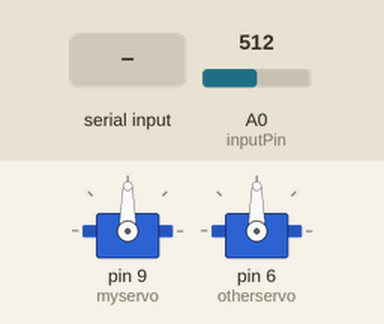
The sketch below on a simulated Arduino Uno, built with avr-gcc and run on an emulated ATmega328P. On the bench: 2 × servo. Inputs (shaded band) come from the test bench; at power-on: A0 (inputPin) = 512. What the sketch prints to the serial monitor is not drawn.

Above: at 1.2 s.
1.3 s: A0 (inputPin) set to 157
2.8 s: A0 (inputPin) set to 133
At 5.5 s:
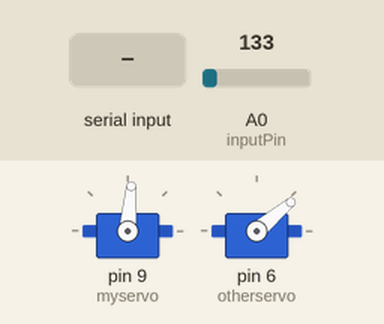
5.8 s: "30,150\n" received over Serial
At 7.1 s:
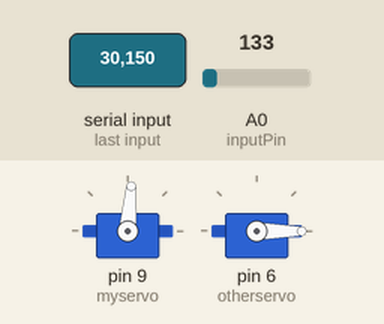
7.4 s: "1\n" received over Serial
At 7.9 s:
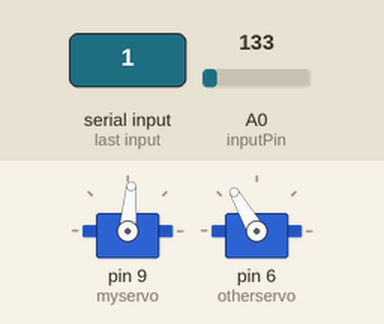
10.4 s: "90,45\n" received over Serial
At 11.9 s:
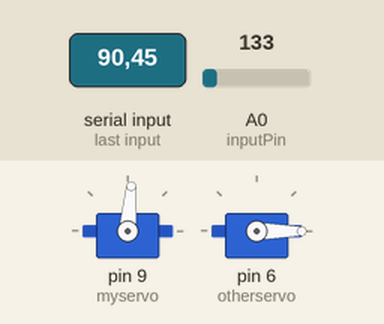
Timing chart, 0 to 12.9 s (numbered marks = the images above; inputs shaded):
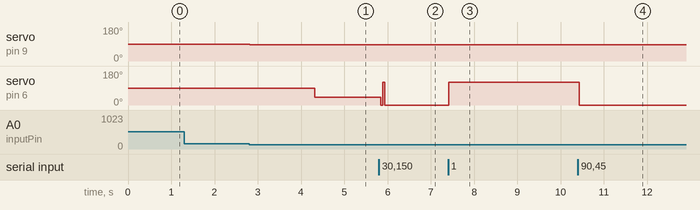

The sketch:

physical_telepresence_final_n.ino
```cpp
//include the servo library
#include <Servo.h>

//create a servo object called myservo
Servo myservo;
Servo otherservo;

//vairables from webserial code
const int inputPin = A0;
boolean newData = false;
unsigned char receivedChar;

int otherAngle = 0;
int thisAngle = 85;

//variables for "button"
int lightValue = 0;
bool buttonPressed = false;
bool isAwaitingButtonPress = true;
bool servoActivated = false;

bool isOn = true;

void setup() { // put your setup code here, to run once:

  pinMode(inputPin, INPUT); // set pin to input

  // set the servo pin, pin 9, as an servo output pin
  myservo.attach(9); // attaches the servo on pin 9 to the servo object
  otherservo.attach(6);// attaches the servo on pin 6 to the incoming data servo
  Serial.begin(9600); // initialize serial communications
}

void loop() { //  main code here, to runs repeatedly


  // read the light sensor value (input pin)
  int newLightValue = analogRead(inputPin);

  if (isAwaitingButtonPress && !buttonPressed && newLightValue < 150) {
    // button has been pressed!
    servoActivated = !servoActivated; // flip servo  state only once
    isAwaitingButtonPress = false;
    if (servoActivated){
      myservo.write(thisAngle);
      delay(1500);
      otherservo.write(40);
      isOn = true;
    } else {
      myservo.write(0);
      delay(1500);
      otherservo.write(0);
      isOn = false;
    }
  } else if (newLightValue > 200) { // start awaiting next press
    isAwaitingButtonPress = true;
    buttonPressed = false;
  }

  // map the light readings to the angle possible by the servo motor
  // int mappedLight = map (newLightValue, 0, 1023, 0, 180);

  // control the servo motor based on the light value read, adjust linearly by angles


  // Print values.
  // send values out serial port as a JSON string,
  // the resulting JSON lookins like this: {"angle":mappedPot}
  Serial.print("{\"buttonPressed\":");
  Serial.print(isOn);
  Serial.println("}");


  // store the current light value for the next loop iteration
  lightValue = newLightValue;


  //copied over webserial code
  recvOneChar();
  updateServo();
  // slight delay to stabilize the ADC:
  delay(1);

}

void updateServo() {
    if (newData == true) {
        int receivedAngle = receivedChar - '0';
          if (receivedAngle == 1){
          otherservo.write(120);
          } else if(receivedAngle == 0){
          otherservo.write(0);
          }
        //otherservo.write(receivedAngle);
        newData = false;
    }
}

// adding webserial code
void recvOneChar() {
    if (Serial.available() > 0) {
        receivedChar = Serial.read();
        newData = true;
    }
}
```

Measured:
- the behaviour switches between 150 and 149 on A0 (inputPin) (found by bisection; images 0 and 1)
- after the input at 1.3 s, every drawn part: stays the same
- after the input at 2.8 s, servo on pin 9 (myservo): 90° → 85° at once; servo on pin 6 (otherservo): 90° → 40° after 1.5 s
- after the input at 5.8 s, servo on pin 6 (otherservo): 40° → 0° at once
- after the input at 7.4 s, servo on pin 6 (otherservo): 0° → 120° at once
- after the input at 10.4 s, servo on pin 6 (otherservo): 120° → 0° at once
